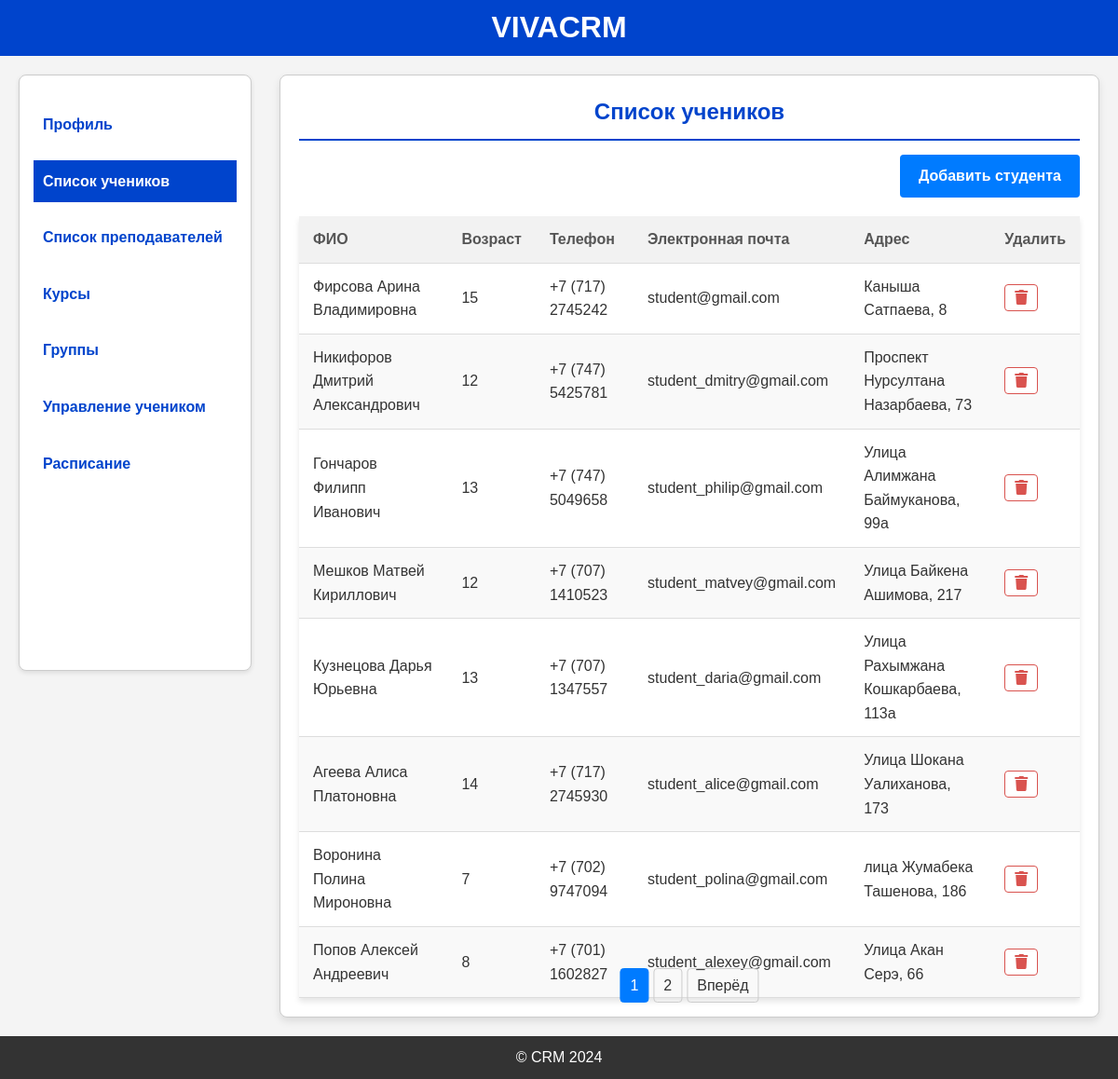
The app's page /students (signed in) with its own data.
### models.py (models this page shows, shortened)
class Student(db.Model):
    id = db.Column(db.Integer, primary_key=True)
    student_id = db.Column(db.Integer, db.ForeignKey('users.id'))
    surname = db.Column(db.String(50), nullable=False)
    first_name = db.Column(db.String(50), nullable=False)
    patronymic = db.Column(db.String(50), nullable=True)
    birth_date = db.Column(db.Date, nullable=False)
    phone = db.Column(db.String(20), nullable=False)
    address = db.Column(db.String(255), nullable=False)
    client_name = db.Column(db.String(255), nullable=True)
    client_relation = db.Column(db.String(100), nullable=True)
    client_phone = db.Column(db.String(20), nullable=True)
    user = db.relationship('Users', backref='student', uselist=False)

class Users(db.Model, UserMixin):
    id = db.Column(db.Integer, primary_key=True)
    email = db.Column(db.String(120), nullable=False, unique=True)
    role = db.Column(db.String(20), nullable=False)
    password_hash = db.Column(db.String(128), nullable=False)
    registration_date = db.Column(db.DateTime, default=datetime.now)
    photo = db.Column(db.String(120), nullable=True)

### app.py (the view)
@app.route('/students', methods=['GET'])
@login_required
@role_required('Администратор')
def students_list():
    administrator = Administrator.query.filter_by(admin_id=current_user.id).first()
    students = Student.query.all()
    page = request.args.get('page', 1, type=int)
    per_page = 8  # Количество учеников на одной странице
    pagination = Student.query.paginate(page=page, per_page=per_page)
    students = pagination.items  # Ученики текущей страницы
    student_ages = {student.id: calculate_age(student.birth_date) for student in students}
    return render_template('students_list.html', students=students, administrator=administrator, student_ages=student_ages, pagination=pagination)

### app.py (called while the page is built)
@login_manager.user_loader
def load_user(user_id):
    return Users.query.get(int(user_id))

def calculate_age(birth_date):
    today = datetime.today()
    return today.year - birth_date.year - ((today.month, today.day) < (birth_date.month, birth_date.day))

def role_required(role):
    def decorator(f):
        @wraps(f)
        def wrapped(*args, **kwargs):
            if not current_user.is_authenticated or current_user.role != role:
                flash('Недостаточно прав доступа')
                return redirect(url_for('login'))
            return f(*args, **kwargs)
        return wrapped
    return decorator

### templates/students_list.html (shortened to what this page needs)
{% extends "base_administrator.html" %}
{% block content %}
  <div class="student-list-container">
    <h2>Список учеников</h2>
    <div class="add-student-btn-container">
        <a href="{{ url_for('register_student') }}" class="add-student-link">Добавить студента</a>
    </div>
    <table class="table">
      <thead>
        <tr>
          <th>ФИО</th>
          <th>Возраст</th>
          <th>Телефон</th>
          <th>Электронная почта</th>
          <th>Адрес</th>
          <th>Удалить</th>
        </tr>
      </thead>
      <tbody>
        {% for student in students %}
          <tr>
            <td>{{ student.surname }} {{ student.first_name }} {{ student.patronymic }}</td>
            <td>{{ student_ages[student.id] }}</td>
            <td>{{ student.phone }}</td>
            <td>{{ student.user.email }}</td>
            <td>{{ student.address }}</td>
            <td class="table-cell">
                <a href="{{ url_for('delete_student', id=student.id) }}" class="btn-danger"><i class="fa fa-trash"></i></a>
              </td>
          </tr>
        {% endfor %}
      </tbody>
    </table>
<div class="pagination">
  {% for page_num in pagination.iter_pages(left_edge=2, right_edge=2, left_current=2, right_current=2) %}
      {% if page_num %}
          {% if page_num == pagination.page %}
              <span class="current">{{ page_num }}</span>
          {% else %}
              <a href="{{ url_for('students_list', page=page_num) }}">{{ page_num }}</a>
          {% endif %}
      {% else %}
          <span class="ellipsis">…</span>
      {% endif %}
  {% endfor %}
  {% if pagination.has_next %}
      <a href="{{ url_for('students_list', page=pagination.next_num) }}">Вперёд</a>
  {% endif %}
</div>
  </div>
{% endblock %}

### templates/base_administrator.html (shortened to what this page needs)
<!DOCTYPE html>
<html lang="en">
<head>
    <link rel="stylesheet" href="https://cdnjs.cloudflare.com/ajax/libs/font-awesome/5.15.4/css/all.min.css">
    <link rel="stylesheet" href="{{ url_for('static', filename='styles/base_administrator.css') }}">
    <link rel="stylesheet" href="{{ url_for('static', filename='styles/administrator_dasboard.css') }}">
    <link rel="stylesheet" href="{{ url_for('static', filename='styles/register_student.css') }}">
    <link rel="stylesheet" href="{{ url_for('static', filename='styles/register_teacher.css') }}">
    <link rel="stylesheet" href="{{ url_for('static', filename='styles/course.css') }}">
    <link rel="stylesheet" href="{{ url_for('static', filename='styles/group.css') }}">
    <link rel="stylesheet" href="{{ url_for('static', filename='styles/student_list.css') }}">
    <link rel="stylesheet" href="{{ url_for('static', filename='styles/teachers_list.css') }}">
    <link rel="stylesheet" href="{{ url_for('static', filename='styles/management.css') }}">
    <link rel="stylesheet" href="{{ url_for('static', filename='styles/edit_management.css') }}">
    <link rel="stylesheet" href="{{ url_for('static', filename='styles/update_admin.css') }}">
    <link rel="stylesheet" href="https://cdn.jsdelivr.net/npm/flatpickr/dist/flatpickr.min.css">
</head>
<body>
    <header>
        <h1 class="header-title">VIVACRM</h1>
    </header>
    <div class="container">
        <aside>
            <ul>
              <li><a href="{{ url_for('administrator_dashboard', id=administrator.id) }}" class="nav-link {% if request.endpoint == 'administrator_dashboard' %}active{% endif %}">Профиль</a></li>
              <li><a href="{{ url_for('students_list') }}" class="nav-link {% if request.endpoint == 'students_list' %}active{% endif %}">Список учеников</a></li>
              <li><a href="{{ url_for('teachers_list') }}" class="nav-link {% if request.endpoint == 'teachers_list' %}active{% endif %}">Список преподавателей</a></li>
              <li><a href="{{ url_for('list_courses') }}" class="nav-link {% if request.endpoint == 'list_courses' %}active{% endif %}">Курсы</a></li>
              <li><a href="{{ url_for('list_groups') }}" class="nav-link {% if request.endpoint == 'list_groups' %}active{% endif %}">Группы</a></li>
              <li><a href="{{ url_for('management') }}" class="nav-link {% if request.endpoint == 'management' %}active{% endif %}">Управление учеником</a></li>
              <li><a href="{{ url_for('schedule_management') }}" class="nav-link {% if request.endpoint == 'schedule_management' %}active{% endif %}">Расписание</a></li>
            </ul>
          </aside>
        <main>
            {% block content %}
            {% endblock %}
        </main>
    </div>
    <footer>
        <p>&copy; CRM 2024</p>
    </footer>
</body>
</html>

### static/styles/base_administrator.css (style rules this page uses)
* { margin: 0; padding: 0; box-sizing: border-box; }
html, body { height: 100%; display: flex; flex-direction: column; }
body { font-family: Arial, sans-serif; line-height: 1.6; background-color: #f4f4f4; color: #333; }
header { display: flex; justify-content: center; align-items: center; background-color: #0044cc; padding: 20px; text-align: center; color: white; height: 60px; }
.header-title { font-size: 2.0em; font-weight: bold; text-align: center; }
footer { text-align: center; padding: 10px; background-color: #333; color: white; margin-top: auto; height: 60px; }
.container { display: flex; justify-content: space-between; padding: 20px; }
aside { width: 250px; background-color: #ffffff; border: 1px solid #ccc; border-radius: 8px; box-shadow: 0 4px 8px rgba(0, 0, 0, 0.1); padding: 15px; height: calc(100vh - 160px); }
aside { width: 250px; background-color: #ffffff; border-radius: 8px; box-shadow: 0 2px 5px rgba(0, 0, 0, 0.1); padding: 15px; }
aside ul { list-style-type: none; }
aside li { margin: 15px 0; }
aside a { text-decoration: none; color: #0044cc; font-weight: bold; padding: 10px; display: block; transition: all 0.3s ease; }
aside a.active { background-color: #0044cc; color: white; }
main { flex: 1; padding-left: 30px; }
.btn-edit, .btn-danger { padding: 5px 10px; text-decoration: none; border-radius: 4px; transition: all 0.3s ease; font-weight: bold; }
.btn-danger { color: #d9534f; border: 1px solid #d9534f; background-color: white; }

### static/styles/course.css (style rules this page uses)
table { width: 100%; border-collapse: collapse; margin-top: 20px; background-color: #fff; box-shadow: 0px 4px 6px rgba(0, 0, 0, 0.1); }
th, td { padding: 12px 15px; text-align: left; border-bottom: 1px solid #ddd; }
th { background-color: #f2f2f2; color: #555; }
tr:nth-child(even) { background-color: #f9f9f9; }
.pagination { position: absolute; bottom: 15px; left: 50%; transform: translateX(-50%); display: flex; justify-content: center; gap: 5px; }
.pagination a, .pagination span { padding: 5px 10px; border: 1px solid #ccc; text-decoration: none; color: #333; border-radius: 4px; }
.pagination .current { background-color: #007bff; color: white; border-color: #007bff; }

### static/styles/group.css (style rules this page uses)
table { width: 100%; border-collapse: collapse; margin-top: 20px; background-color: #fff; box-shadow: 0px 4px 6px rgba(0, 0, 0, 0.1); }
th, td { padding: 12px 15px; text-align: left; border-bottom: 1px solid #ddd; }
th { background-color: #f2f2f2; color: #555; }
tr:nth-child(even) { background-color: #f9f9f9; }
.pagination { position: absolute; bottom: 15px; left: 50%; transform: translateX(-50%); display: flex; justify-content: center; gap: 5px; }
.pagination a, .pagination span { padding: 5px 10px; border: 1px solid #ccc; text-decoration: none; color: #333; border-radius: 4px; }
.pagination .current { background-color: #007bff; color: white; border-color: #007bff; }

### static/styles/student_list.css (style rules this page uses)
.student-list-container { position: relative; padding-bottom: 50px; width: 100%; margin: 0px auto; background: #ffffff; border: 1px solid #ccc; border-radius: 8px; box-shadow: 0 4px 8px rgba(0, 0, 0, 0.1); padding: 20px; min-height: calc(100vh - 160px); }
.student-list-container h2 { color: #0044cc; text-align: center; border-bottom: 2px solid #0044cc; padding-bottom: 10px; font-weight: bold; }
.add-student-btn-container { display: flex; justify-content: flex-end; margin-top: 15px; }
.add-student-btn-container a { padding: 10px 20px; background-color: #007bff; color: white; border-radius: 4px; text-decoration: none; font-size: 16px; transition: background-color 0.3s ease; }
.add-student-link { display: block; text-align: right; text-decoration: none; color: #007bff; font-weight: bold; }
table { width: 100%; border-collapse: collapse; margin-top: 20px; background-color: #fff; box-shadow: 0px 4px 6px rgba(0, 0, 0, 0.1); }
th, td { padding: 12px 15px; text-align: left; border-bottom: 1px solid #ddd; }
th { background-color: #f2f2f2; color: #555; }
tr:nth-child(even) { background-color: #f9f9f9; }
.pagination { position: absolute; bottom: 15px; left: 50%; transform: translateX(-50%); display: flex; justify-content: center; gap: 5px; }
.pagination a, .pagination span { padding: 5px 10px; border: 1px solid #ccc; text-decoration: none; color: #333; border-radius: 4px; }
.pagination .current { background-color: #007bff; color: white; border-color: #007bff; }

### records on screen
Student: surname "Фирсова", first_name "Арина", patronymic "Владимировна", student_ages "15", phone "+7 (717) 2745242", user.email "student@gmail.com", address "Каныша Сатпаева, 8"
Student: surname "Никифоров", first_name "Дмитрий", patronymic "Александрович", student_ages "12", phone "+7 (747) 5425781", user.email "student_dmitry@gmail.com", address "Проспект Нурсултана Назарбаева, 73"
Student: surname "Гончаров", first_name "Филипп", patronymic "Иванович", student_ages "13", phone "+7 (747) 5049658", user.email "student_philip@gmail.com", address "Улица Алимжана Баймуканова, 99а"
Student: surname "Мешков", first_name "Матвей", patronymic "Кириллович", student_ages "12", phone "+7 (707) 1410523", user.email "student_matvey@gmail.com", address "Улица Байкена Ашимова, 217"
Student: surname "Кузнецова", first_name "Дарья", patronymic "Юрьевна", student_ages "13", phone "+7 (707) 1347557", user.email "student_daria@gmail.com", address "Улица Рахымжана Кошкарбаева, 113а"
Student: surname "Агеева", first_name "Алиса", patronymic "Платоновна", student_ages "14", phone "+7 (717) 2745930", user.email "student_alice@gmail.com", address "Улица Шокана Уалиханова, 173"
Student: surname "Воронина", first_name "Полина", patronymic "Мироновна", id "7", phone "+7 (702) 9747094", user.email "student_polina@gmail.com", address "лица Жумабека Ташенова, 186"
Student: surname "Попов", first_name "Алексей", patronymic "Андреевич", id "8", phone "+7 (701) 1602827", user.email "student_alexey@gmail.com", address "Улица Акан Серэ, 66"

### other values on screen
{{ page_num }} "1"
{{ page_num }} "2"
